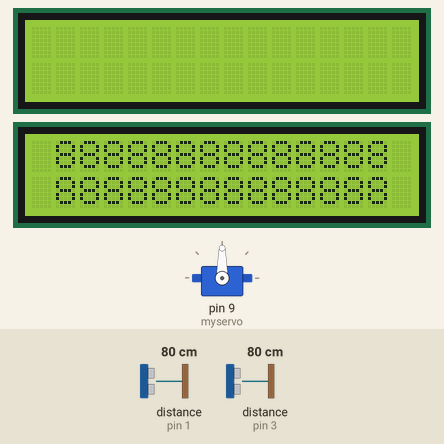
The sketch below on a simulated Arduino Uno, built with avr-gcc and run on an emulated ATmega328P. Parts: servo, 2 × 16×2 character LCD. Inputs (shaded band) come from the test bench; at power-on: distance to the obstacle (sensors on pin 1, pin 3) 80 cm. The echo pulse lasts 58.3 µs per cm.

Above: at 1.3 s.
1.4 s: distance to the obstacle (sensor on pin 1) set to 44 cm
3.4 s: distance to the obstacle (sensor on pin 1) set to 37 cm
At 5.2 s:
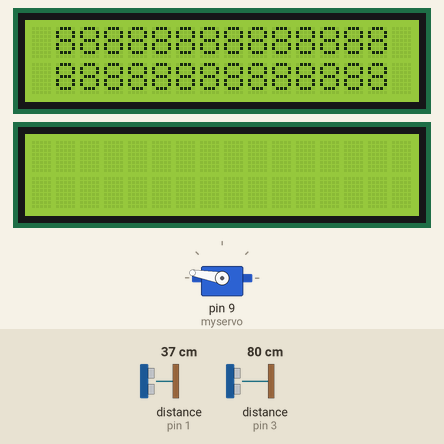
5.4 s: distance to the obstacle (sensor on pin 3) set to 45 cm
At 8.7 s:
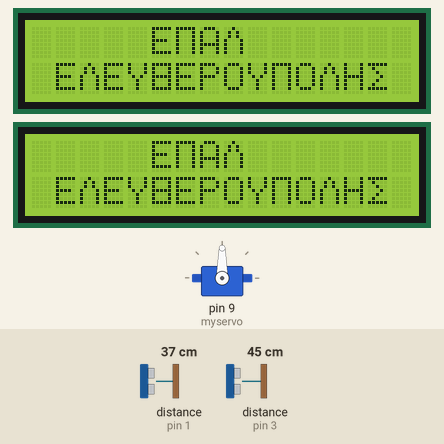
8.9 s: distance to the obstacle (sensor on pin 3) set to 36 cm
At 12.1 s:
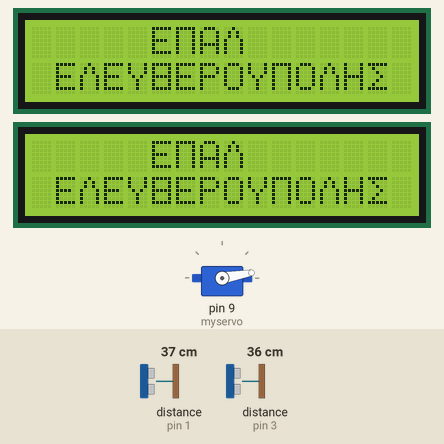
12.6 s: distance to the obstacle (sensor on pin 1) set to 4 cm
16.1 s: distance to the obstacle (sensor on pin 1) set to 2 cm
At 19.7 s:
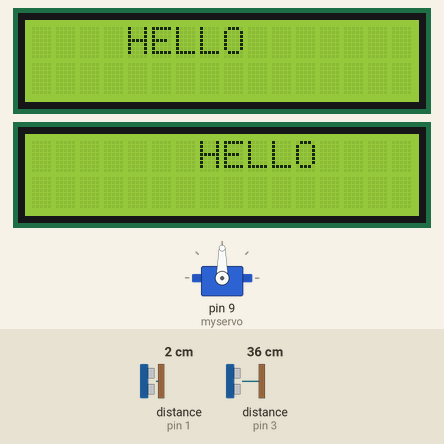
Timing chart, 0 to 56.9 s (numbered marks = the images above; inputs shaded):
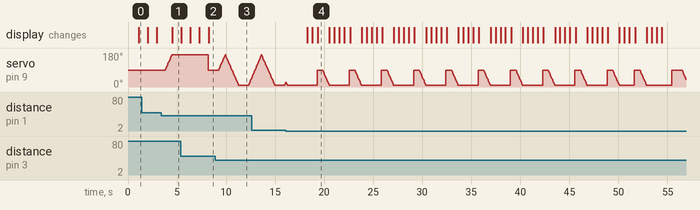

The sketch:

Arduina_Head.ino
```cpp
#include <LiquidCrystal.h>
#include <Servo.h>

Servo myservo;
int x=0;
int met=0;
int k=90;
int f1=0;
int f2=0;
int p=1;
  unsigned long T = 0;
  unsigned long LN = 0;
  unsigned long TT = 0;
  unsigned long LL = 0;
byte hurt1[8] = {
  0b00000,
  0b01110,
  0b10001,
  0b10001,
  0b10000,
  0b10000,
  0b01000,
  0b01000,};
byte hurt2[8] = {
  0b00000,
  0b01110,
  0b10001,
  0b10001,
  0b00001,
  0b00001,
  0b00010,
  0b00010,};
byte hurt3[8] = {
  0b00100,
  0b00010,
  0b00010,
  0b00001,
  0b00000,
  0b00000,
  0b00000,
  0b00000,};
byte hurt4[8] = {
  0b00100,
  0b01000,
  0b01000,
  0b10000,
  0b00000,
  0b00000,
  0b00000,
  0b00000,};

  byte pi[8] = {
  0b11111,
  0b10001,
  0b10001,
  0b10001,
  0b10001,
  0b10001,
  0b10001,
  0b00000,};

  byte L[8] = {
  0b00100,
  0b01010,
  0b01010,
  0b10001,
  0b10001,
  0b10001,
  0b10001,
  0b00000,};
  byte S[8] = {
  0b11111,
  0b01000,
  0b00100,
  0b00010,
  0b00100,
  0b01000,
  0b11111,
  0b00000,};
  byte thita[8] = {
  0b11111,
  0b10001,
  0b10001,
  0b11111,
  0b10001,
  0b10001,
  0b11111,
  0b00000,};


LiquidCrystal lcdA(10,13,7,6,5,4);
LiquidCrystal lcdB(12,11,7,6,5,4);

void setup()
  {
  myservo.attach(9);
  myservo.write(90);
  pinMode(0, OUTPUT);
  pinMode (1, INPUT);
  pinMode(2, OUTPUT);
  pinMode(3, INPUT);
  lcdA.begin(16,2);
  lcdB.begin(16,2);
  lcdA.createChar(4,hurt1);
  lcdA.createChar(5,hurt2);
  lcdA.createChar(6,hurt3);
  lcdA.createChar(7,hurt4);
  lcdA.createChar(3,pi);
  lcdA.createChar(2,L);
  lcdA.createChar(1,S);
  lcdA.createChar(0,thita);
  lcdB.createChar(4,hurt1);
  lcdB.createChar(5,hurt2);
  lcdB.createChar(6,hurt3);
  lcdB.createChar(7,hurt4);
  lcdB.createChar(3,pi);
  lcdB.createChar(2,L);
  lcdB.createChar(1,S);
  lcdB.createChar(0,thita);
  }

void loop()
      {
       f1=0;
       f2=0;
       if (p==1)
            {
            digitalWrite(0, HIGH);
            delayMicroseconds(50);
            digitalWrite(0, LOW);
            T = pulseIn(1, HIGH);
            LN = (T*340)/2;
            LN=LN/10000;
            if(LN < 40 && k<170 && LN>1)
                  {
                  k=k+5;
                  f1=5;
                  myservo.write(k);
                  met=0;
                  delay(40);
                  }
            }
       if (f1==0)
            {
            digitalWrite(2, HIGH);
            delayMicroseconds(50);
            digitalWrite(2, LOW);
            TT = pulseIn(3, HIGH);
            LL = (TT*340)/2;
            LL=LL/10000;
            if(LL < 40 && k>10 && LL>1)
                  {
                  k=k-5;
                  f2=5;
                  p=2;
                  myservo.write(k);
                  met=0;
                  delay(40);
                  }
            else
                  {p=1;}
            }
       if (f1==0 && f2==0)
            { met=met+1;
              if (met==5){
              k=90;
               myservo.write(k);
                 delay(80);
               met=0;
             }
            if (x<94){x=x+1;} else {x=1;}
            if (x==1 || x==3 || x==5 || x==7){
                  lcdA.clear();
                  lcdB.clear();
                  lcdA.setCursor(1,0);
                  lcdA.print("88888888888888");
                  lcdA.setCursor(1,1);
                  lcdA.print("88888888888888");
                  delay(900);
            }
            else if (x==2 || x==4 || x==6 || x==8){
                  lcdA.clear();
                  lcdB.clear();
                  lcdB.setCursor(1,0);
                  lcdB.print("88888888888888");
                  lcdB.setCursor(1,1);
                  lcdB.print("88888888888888");
                  delay(900);
            }
            else if (x==9){
                  lcdA.clear();
                  lcdB.clear();
                  lcdA.setCursor(5,0);
                  lcdA.print("E");
                  lcdA.write(byte(3));
                  lcdA.print("A");
                  lcdA.write(byte(2));
                  lcdA.setCursor(1,1);
                  lcdA.print("E");
                  lcdA.write(byte(2));
                  lcdA.print("E");
                  lcdA.print("Y");
                  lcdA.write(byte(0));
                  lcdA.print("E");
                  lcdA.print("P");
                  lcdA.print("O");
                  lcdA.print("Y");
                  lcdA.write(byte(3));
                  lcdA.print("O");
                  lcdA.write(byte(2));
                  lcdA.print("H");
                  lcdA.write(byte(1));
                  lcdB.setCursor(5,0);
                  lcdB.print("E");
                  lcdB.write(byte(3));
                  lcdB.print("A");
                  lcdB.write(byte(2));
                  lcdB.setCursor(1,1);
                  lcdB.print("E");
                  lcdB.write(byte(2));
                  lcdB.print("E");
                  lcdB.print("Y");
                  lcdB.write(byte(0));
                  lcdB.print("E");
                  lcdB.print("P");
                  lcdB.print("O");
                  lcdB.print("Y");
                  lcdB.write(byte(3));
                  lcdB.print("O");
                  lcdB.write(byte(2));
                  lcdB.print("H");
                  lcdB.write(byte(1));
                  delay(1000);
            }
            else if ((x==10) || (x==11) || (x==12)|| (x==13)){
                  delay(1000);
            }
            else if ((x==14) || (x==28) || (x==42)|| (x==56)){
                  lcdA.clear();
                  lcdA.setCursor(2,0);
                  lcdA.print("HELLO");
                  lcdB.clear();
                  lcdB.setCursor(9,0);
                  lcdB.print("HELLO");
                  delay(500);
            }
            else if ((x>14 && x<21) || (x>28 && x<35) || (x>42 && x<49)|| (x>56 && x<63)){
                  lcdA.scrollDisplayRight();
                  lcdB.scrollDisplayLeft();
                  delay(500);
            }
            else if ((x==21 ) || (x==35) || (x==49)|| (x==63)){
                  lcdA.clear();
                  lcdA.setCursor(8,1);
                  lcdA.print("HELLO");
                  lcdB.clear();
                  lcdB.setCursor(3,1);
                  lcdB.print("HELLO");
                  delay(500);
            }
                  else if ((x>21 && x<28) || (x>35 && x<42) || (x>49 && x<56)|| (x>64 && x<70)){
                  lcdA.scrollDisplayLeft();
                  lcdB.scrollDisplayRight();
                  delay(500);
            }
            else if (x==70){
                  lcdA.clear();
                  lcdA.setCursor(4,0);
                  lcdA.print("My name is");
                  lcdA.setCursor(6,1);
                  lcdA.print("Arduina");
                  lcdB.clear();
                  lcdB.setCursor(4,0);
                  lcdB.print("My name is");
                  lcdB.setCursor(6,1);
                  lcdB.print("Arduina");
                  delay(1000);
            }
            else if (x>70 && x<77){
                  delay(1000);
            }
            else if (x==77 || x==81 || x==85 ){
                  lcdA.clear();
                  lcdA.setCursor(7,0);
                  lcdA.print("* *");
                  lcdA.setCursor(7,1);
                  lcdA.print(" -");
                  lcdB.clear();
                  lcdB.setCursor(7,0);
                  lcdB.print("* *");
                  lcdB.setCursor(7,1);
                  lcdB.print(" -");
                  delay(500);
            }
            else if (x==78 || x==82 || x==86 ){
                  lcdA.setCursor(7,1);
                  lcdA.print(" o");
                  lcdB.setCursor(7,1);
                  lcdB.print(" o");
                  delay(500);
            }
            else if (x==79 || x==83 || x==87 ){
                  lcdA.setCursor(7,1);
                  lcdA.print(" v");
                  lcdB.setCursor(7,1);
                  lcdB.print(" v");
                  delay(500);
            }
            else if (x==80 || x==84 || x==88){
                  lcdA.setCursor(7,1);
                  lcdA.print(" ^");
                  lcdB.setCursor(7,1);
                  lcdB.print(" ^");
                  delay(500);
            }
            else if (x==89 || x==91 || x==93){
                  lcdA.clear();
                  lcdA.setCursor(2,0);
                  lcdA.write(byte(4));
                  lcdA.write(byte(5));
                  lcdA.setCursor(7,0);
                  lcdA.write(byte(4));
                  lcdA.write(byte(5));
                  lcdA.setCursor(12,0);
                  lcdA.write(byte(4));
                  lcdA.write(byte(5));
                  lcdB.clear();
                  lcdB.setCursor(2,0);
                  lcdB.write(byte(4));
                  lcdB.write(byte(5));
                  lcdB.setCursor(7,0);
                  lcdB.write(byte(4));
                  lcdB.write(byte(5));
                  lcdB.setCursor(12,0);
                  lcdB.write(byte(4));
                  lcdB.write(byte(5));
                  lcdA.setCursor(2,1);
                  lcdA.write(byte(6));
                  lcdA.write(byte(7));
                  lcdA.setCursor(7,1);
                  lcdA.write(byte(6));
                  lcdA.write(byte(7));
                  lcdA.setCursor(12,1);
                  lcdA.write(byte(6));
                  lcdA.write(byte(7));
                  lcdB.setCursor(2,1);
                  lcdB.write(byte(6));
                  lcdB.write(byte(7));
                  lcdB.setCursor(7,1);
                  lcdB.write(byte(6));
                  lcdB.write(byte(7));
                  lcdB.setCursor(12,1);
                  lcdB.write(byte(6));
                  lcdB.write(byte(7));
                  delay(1000);
            }
            else if (x==90 || x==92 || x==94 ){
                  lcdA.clear();
                  lcdB.clear();
                  delay(500);
            }
         }
      }
```

Measured:
- the behaviour switches between 41 and 40 cm on distance to the obstacle (sensor on pin 1) (found by bisection; images 0 and 1)
- the behaviour switches between 41 and 40 cm on distance to the obstacle (sensor on pin 3) (found by bisection; images 2 and 3)
- the behaviour switches between 3 and 2 cm on distance to the obstacle (sensor on pin 1) (found by bisection; images 3 and 4)
- after the input at 3.4 s, servo on pin 9 (myservo): moves from 90° to 170° over 0.64 s, starting after 0.42 s
